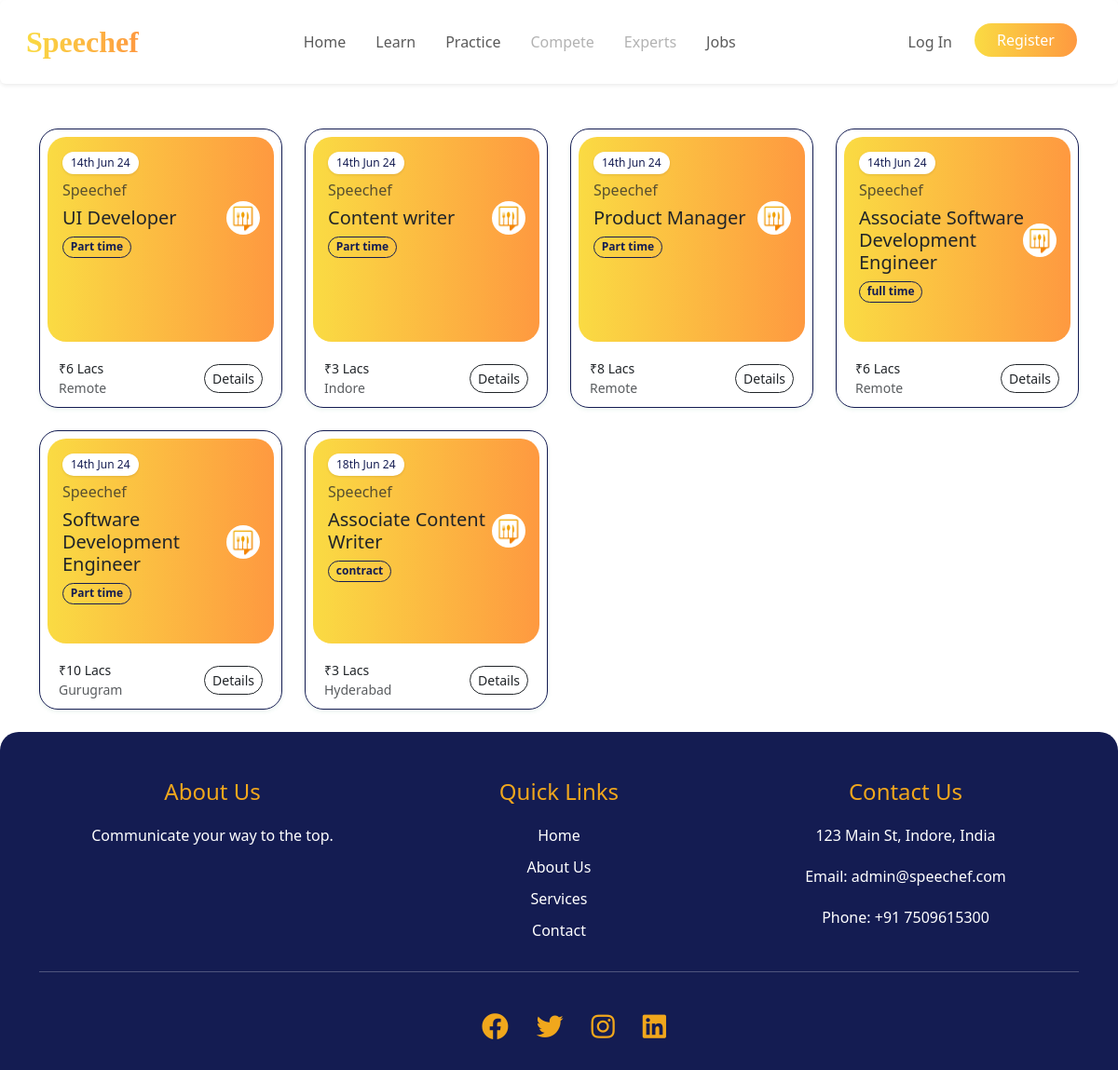
Screenshot of /jobs/ with the database file from the repository.
### jobs/models.py (models this page shows, shortened)
class Jobs(models.Model):
    title = models.CharField(max_length=100)
    description = models.TextField()
    date = models.DateTimeField(auto_now_add=True)
    company = models.CharField(max_length=100, blank=True)
    job_type = models.CharField(max_length=100 , blank=True)
    job_rate = models.IntegerField(blank=True)
    location = models.CharField(max_length=100, blank=True)
    url = models.URLField(blank=True)

### jobs/views.py (the view)
# urls.py: path("", views.jobs_index, name="jobs_index"),
def jobs_index(request):
    jobs = Jobs.objects.all()
    return render(request, "jobs/jobs.html", {"jobs": jobs})

### jobs/templates/jobs/jobs.html
{% extends "base.html" %}
{% load static %}
{% block page_head %}
<link rel="stylesheet" href="{% static 'jobs.css' %}">
{% endblock page_head%}
{% block page_content %}
<div class="container">
    <div class="row">
        {% for job in jobs %}
        <div class="col-md-3 mb-4">
            <div class="job-card">
                <div class="job-card-body p-3 job-bg">
                    <div class="d-flex justify-content-between align-items-center mb-2">
                         <span class="date-pill"> {{ job.date|date:"dS M y" }}</span>
                    </div>
                    <h6 class="text-muted">{{ job.company }}</h6>
                    <div class="d-flex justify-content-between align-items-center mb-2">
                        <h5 class="mb-0 flex-grow-1">{{ job.title }}</h5>
                        <img src="{% static 'speechef_logo_v2.png' %}" alt="{{ job.company }} logo" class="job-logo">
                    </div>
                    <div class="d-flex justify-content-between align-items-center mb-2">
                        <span class="badge rounded-pill">{{ job.job_type }}</span>
                    </div>
                </div>
                <div class="job-card-footer d-flex justify-content-between align-items-center">
                    <div class="d-flex flex-column ">
                        <small>₹{{ job.job_rate }} Lacs</small>
                        <small class="text-muted">{{ job.location }}</small>
                    </div>
                    <a href="{{ job.url }}" class="btn btn-sm btn-outline-dark rounded-pill">Details</a>
                </div>
            </div>
        </div>
        {% endfor %}
    </div>
</div>
{% endblock page_content %}

### templates/base.html (shortened to what this page needs)
{% load static %}
<!DOCTYPE html>
<html lang="en">
<head>
  <link href="https://cdn.jsdelivr.net/npm/bootstrap@5.3.2/dist/css/bootstrap.min.css" rel="stylesheet"
>
  <link rel="stylesheet" href="https://cdnjs.cloudflare.com/ajax/libs/font-awesome/5.15.4/css/all.min.css">
  <link rel="stylesheet" href="{% static 'base.css' %}" />
  {% block page_head %}
  {% endblock page_head%}
</head>
<body>
  <nav class="navbar navbar-expand-lg shadow-sm p-3 mb-5 bg-white rounded">
    <div class="container-fluid">
      <a class="navbar-brand" href="{% url 'landing_page' %}">Speechef</a>
      <div class="collapse navbar-collapse" id="navbarSupportedContent">
        <ul class="navbar-nav mx-auto mb-1 mb-lg-0">
          <li class="nav-item me-3">
            <a class="nav-link" href="{% url 'home_index' %}">Home</a>
          </li>
          <li class="nav-item me-3">
            <a class="nav-link" href="{% url 'learn_index' %}">Learn</a>
          </li>
          <li class="nav-item me-3">
            <a class="nav-link" href="{% url 'practice_index' %}">Practice</a>
          </li class="nav-item">
          <li class="nav-item me-3">
            <a class="nav-link disabled" href="">Compete</a>
          </li>
          <li class="nav-item me-3">
            <a class="nav-link disabled" href="">Experts</a>
          </li>
          <li class="nav-item me-3">
            <a class="nav-link" href="{%url 'jobs_index' %}">Jobs</a>
          </li>
        </ul>
        <ul class="navbar-nav mb-2 mb-lg-0 ">
          {% if user.is_authenticated %}
          <li class="nav-item me-3">
            <a class="nav-link" href="{% url 'profile'%}">Profile</a>
          </li>
          <li class="nav-item me-3">
            <form action="{% url 'logout'%}" method="post">
              {% csrf_token %}
              <button class="btn rounded-pill px-4 gradient-button" type="submit">Logout</button>
            </form>
          </li>
          {% else %}
          <li class="nav-item me-3">
            <a class="nav-link" href="{% url 'login'%}">Log In</a>
          </li>
          <li class="nav-item me-3">
            <button class="btn rounded-pill px-4 gradient-button" type="">
              <a href="{% url 'register'%}" class="text-decoration-none text-white">Register</a>
            </button>
          </li>
          {% endif %}
        </ul>
      </div>
    </div>
  </nav>
  {% block page_content %}
  {% endblock page_content %}
  <footer class="footer">
    <div class="container">
      <div class="footer__row">
        <div class="footer__col">
          <h3>About Us</h3>
          <p>Communicate your way to the top.</p>
        </div>
        <div class="footer__col">
          <h3>Quick Links</h3>
          <ul>
            <li><a class="text-decoration-none text-white" href="#">Home</a></li>
            <li>
              <a class="text-decoration-none text-white" href="#">About Us</a>
            </li>
            <li>
              <a class="text-decoration-none text-white" href="#">Services</a>
            </li>
            <li>
              <a class="text-decoration-none text-white" href="#">Contact</a>
            </li>
          </ul>
        </div>
        <div class="footer__col">
          <h3>Contact Us</h3>
          <p>123 Main St, Indore, India</p>
          <p>Email: admin@speechef.com</p>
          <p>Phone: +91 7509615300</p>
        </div>
      </div>
      <hr>
      <div class="footer-social-media">
        <ul class="social-media">
          <li>
            <a href="#"
              ><i class="fab fa-facebook"></i
            ></a>
          </li>
          <li>
            <a href="#" class="text-decoration-none"
              ><i class="fab fa-twitter"></i
            ></a>
          </li>
          <li>
            <a href="#" class="text-decoration-none"
              ><i class="fab fa-instagram"></i
            ></a>
          </li>
          <li>
            <a href="#" class="text-decoration-none"
              ><i class="fab fa-linkedin"></i
            ></a>
          </li>
        </ul>
      </div>
    </div>
  </footer>
</body>
</html>

### static/base.css (style rules this page uses)
.navbar-brand { font-size: 2rem; font-family: 'brush script mt', cursive; font-weight: bold; background: linear-gradient(to right, #FADB43, #fe9940); -webkit-background-clip: text; background-clip: text; -webkit-text-fill-color: transparent; }
.gradient-button { background: linear-gradient(to right, #FADB43, #fe9940); color: #fff; border: none; }
.footer { background-color: #141c52; color: #fff; padding: 50px 0 0 0; text-align: center; max-width: 1200px; margin: 0 auto; border-radius: 20px 20px 0 0; }
.footer p { font-size: 1.1rem; margin-bottom: 20px; }
.footer__row { display: flex; justify-content: center; flex-wrap: wrap; border: #f1a71c; }
.footer__col { flex: 1; }
.footer__col h3 { font-size: 1.5rem; margin-bottom: 20px; color: #f1a71c; }
.footer__col p { font-size: 1rem; color: #fff; }
.footer__col ul { list-style: none; padding: 0; }
.footer-social-media { display: flex; justify-content: center; align-items: center; gap: 10px; }
.footer ul li { margin-bottom: 10px; list-style: none; }
.footer .social-media { margin-top: 20px; }
.footer .social-media a { color: #f1a71c; font-size: 1.8rem; margin: 0 10px; }
.social-media { display: flex; gap: 10px; }

### static/jobs.css (style rules this page uses)
.job-card { border: 1px solid #141c52; overflow: hidden; box-shadow: 0 2px 4px rgba(57, 156, 95, 0.1); height: 300px; border-radius: 20px; display: flex; flex-direction: column; }
.job-card-body { padding: 20px; flex: 1 1 auto; overflow: auto; }
.job-card-footer { padding: 10px 20px 10px 20px; }
.job-bg { background: linear-gradient(to right, #FADB43, #fe9940); margin: 8px; border-radius: 20px; }
.date-pill { background-color: #fff; border-radius: 50px; padding: 0.25em 0.75em; font-size: 0.75rem; color: #141c52; box-shadow: 0 1px 3px rgba(0, 0, 0, 0.1); }
.job-card .job-logo { width: 24px; height: 24px; margin: 0px 5px 0px 5px; border-radius: 50%; transform: scale(1.5); }
.job-card h5 { font-size: 1.25rem; }
.job-card h6 { font-size: 1rem; color: #141c52; }
.job-card .badge { background-color: transparent; border: 1px solid #141c52; color: #141c52; font-size: 0.75rem; }
.job-card .btn { font-size: 0.875rem; }

### rows the page displays
Jobs: date "14th Jun 24", company "Speechef", title "UI Developer", job_type "Part time", job_rate "6", location "Remote"
Jobs: date "14th Jun 24", company "Speechef", title "Content writer", job_type "Part time", job_rate "3", location "Indore"
Jobs: date "14th Jun 24", company "Speechef", title "Product Manager", job_type "Part time", job_rate "8", location "Remote"
Jobs: date "14th Jun 24", company "Speechef", title "Associate Software Development Engineer", job_type "full time", job_rate "6", location "Remote"
Jobs: date "14th Jun 24", company "Speechef", title "Software Development Engineer", job_type "Part time", job_rate "10", location "Gurugram"
Jobs: date "18th Jun 24", company "Speechef", title "Associate Content Writer", job_type "contract", job_rate "3", location "Hyderabad"
